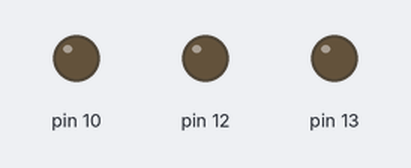
This sketch was run on a simulated Arduino Uno, built with avr-gcc and run on an emulated ATmega328P. Parts: output pins drawn as LEDs (lit = HIGH).

Above: at 1.3 s.
At 5.37 s:
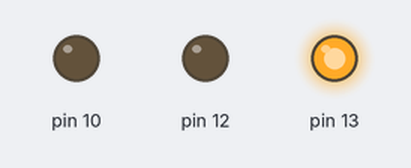
Timing chart, 0 to 5.8 s (numbered marks = the images above):
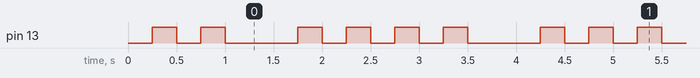

Measured:
- by itself, pin 13: repeats every 2.5 s: LOW 0.25 s, HIGH 0.25 s, LOW 0.75 s, 2 × (HIGH 0.25 s, LOW 0.25 s), HIGH 0.25 s
- by itself, everything shown: repeats every 2.5 s, in 8 steps

The sketch:

led_blink.ino
```cpp
void setup() {
  // put your setup code here, to run once:
  //Set led pin to output
  pinMode(10,OUTPUT);
  pinMode(12,OUTPUT);
  pinMode(13,OUTPUT);

}

void loop() {
  // put your main code here, to run repeatedly:
  // mak led blink
   digitalWrite(11,HIGH);
   delay(250);
   digitalWrite(11,LOW);
   digitalWrite(13,HIGH);
   delay(250);
   digitalWrite(13,LOW);
   digitalWrite(11,HIGH);
   delay(250);
   digitalWrite(11,LOW);
   digitalWrite(13,HIGH);
   delay(250);
   digitalWrite(13,LOW);

   digitalWrite(11,HIGH);
   delay(250);
   digitalWrite(11,LOW);
   delay(250);
   digitalWrite(11,HIGH);
   delay(250);
   digitalWrite(11,LOW);

   digitalWrite(13,HIGH);
   delay(250);
   digitalWrite(13,LOW);
   delay(250);
   digitalWrite(13,HIGH);
   delay(250);
   digitalWrite(13,LOW);

}
```
